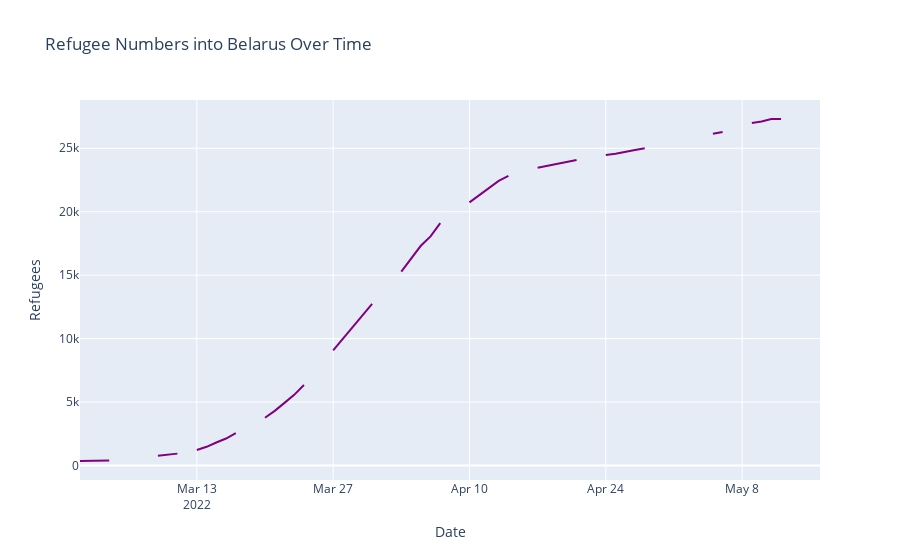

Notebook source saved alongside this figure:
### Code cell
fig6 = px.line(belarus_df, x='Date', y='Belarus', title='Refugee Numbers into Belarus Over Time')
fig6.update_traces(line_color='purple')
fig6.update_layout(yaxis_title="Refugees")
fig6.show()

### Figure 1 — Plotly figure (JSON) as saved in the notebook; plotly's stock layout.template omitted (floating-point values rounded to 4 significant figures)
{"data": [{"hovertemplate": "Date=%{x}<br>Belarus=%{y}<extra></extra>", "legendgroup": "", "line": {"color": "purple", "dash": "solid"}, "marker": {"symbol": "circle"}, "mode": "lines", "name": "", "orientation": "v", "showlegend": false, "type": "scatter", "x": ["2022-03-01", "2022-03-02", "2022-03-03", "2022-03-04", "2022-03-05", "2022-03-06", "2022-03-07", "2022-03-08", "2022-03-09", "2022-03-10", "2022-03-11", "2022-03-12", "2022-03-13", "2022-03-14", "2022-03-15", "2022-03-16", "2022-03-17", "2022-03-18", "2022-03-19", "2022-03-20", "2022-03-21", "2022-03-22", "2022-03-23", "2022-03-24", "2022-03-25", "2022-03-26", "2022-03-27", "2022-03-29", "2022-03-30", "2022-03-31", "2022-04-01", "2022-04-02", "2022-04-03", "2022-04-04", "2022-04-05", "2022-04-06", "2022-04-07", "2022-04-08", "2022-04-09", "2022-04-10", "2022-04-11", "2022-04-12", "2022-04-13", "2022-04-14", "2022-04-15", "2022-04-16", "2022-04-17", "2022-04-18", "2022-04-19", "2022-04-20", "2022-04-21", "2022-04-22", "2022-04-23", "2022-04-24", "2022-04-25", "2022-04-27", "2022-04-28", "2022-04-29", "2022-04-30", "2022-05-01", "2022-05-02", "2022-05-03", "2022-05-04", "2022-05-05", "2022-05-06", "2022-05-08", "2022-05-09", "2022-05-10", "2022-05-11", "2022-05-12", "2022-05-13", "2022-05-15", "2022-05-16"], "xaxis": "x", "y": ["357", 357, 384, "406", null, null, "453", null, "765", "858", "938", null, 1226, 1475, 1816, 2127, "2548", null, null, 3765, 4308, 4938, "5569", "6341", null, null, "9075", 10902, "11821", "12746", null, null, "15281", "16274", "17317", "18060", 19096, null, null, "20739", 21292, "21852", 22428, 22827, null, null, 23469, 23609, 23759, 23900, 24084, null, null, "24477", 24578, 24857, 25002, null, null, null, null, 25852, null, 26149, "26278", null, "26985", 27108, 27308, "27308", null, null, null], "yaxis": "y"}], "layout": {"legend": {"tracegroupgap": 0}, "title": {"text": "Refugee Numbers into Belarus Over Time"}, "xaxis": {"anchor": "y", "domain": [0, 1], "title": {"text": "Date"}}, "yaxis": {"anchor": "x", "domain": [0, 1], "title": {"text": "Refugees"}}}}
